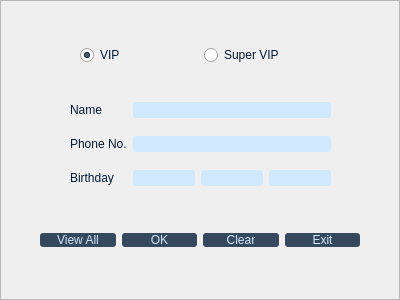
<?xml version="1.0" encoding="UTF-8"?>
<ui version="4.0">
 <class>NewMnmberDialog</class>
 <widget class="QDialog" name="NewMnmberDialog">
  <property name="geometry">
   <rect>
    <x>0</x>
    <y>0</y>
    <width>400</width>
    <height>300</height>
   </rect>
  </property>
  <property name="windowTitle">
   <string>New Member</string>
  </property>
  <property name="styleSheet">
   <string notr="true">QPushButton{
	font: 13pt &quot;Arial Rounded MT Bold&quot;;
background-color:rgba(1,25,53,200);
color:rgba(208,233,255);
border-color:rgba(1,25,53,90);
border-radius:3px;
}
QLabel
{
font: 11pt &quot;Arial Rounded MT Bold&quot;;
color:rgb(1, 25, 53);
}
QLineEdit
{
font: 11pt &quot;Arial Rounded MT Bold&quot;;
           border-radius:3px;
         background-color:rgba(208,233,255);
      color:rgba(1,25,53);
}
QRadioButton
{
font: 11pt &quot;Arial Rounded MT Bold&quot;;
color:rgb(1, 25, 53);
}
</string>
  </property>
  <widget class="QWidget" name="gridLayoutWidget">
   <property name="geometry">
    <rect>
     <x>70</x>
     <y>90</y>
     <width>261</width>
     <height>111</height>
    </rect>
   </property>
   <layout class="QGridLayout" name="gridLayout">
    <item row="1" column="1">
     <widget class="QLineEdit" name="phoneNoEdit"/>
    </item>
    <item row="1" column="0">
     <widget class="QLabel" name="label_2">
      <property name="text">
       <string>Phone No.</string>
      </property>
     </widget>
    </item>
    <item row="2" column="0">
     <widget class="QLabel" name="label_3">
      <property name="text">
       <string>Birthday</string>
      </property>
     </widget>
    </item>
    <item row="0" column="1">
     <widget class="QLineEdit" name="nameEdit"/>
    </item>
    <item row="0" column="0">
     <widget class="QLabel" name="label">
      <property name="text">
       <string>Name</string>
      </property>
     </widget>
    </item>
    <item row="2" column="1">
     <layout class="QHBoxLayout" name="horizontalLayout_2">
      <property name="spacing">
       <number>6</number>
      </property>
      <property name="leftMargin">
       <number>0</number>
      </property>
      <property name="topMargin">
       <number>0</number>
      </property>
      <item>
       <widget class="QLineEdit" name="yearEdit"/>
      </item>
      <item>
       <widget class="QLineEdit" name="monthEdit"/>
      </item>
      <item>
       <widget class="QLineEdit" name="dayEdit"/>
      </item>
     </layout>
    </item>
   </layout>
  </widget>
  <widget class="QWidget" name="horizontalLayoutWidget">
   <property name="geometry">
    <rect>
     <x>80</x>
     <y>40</y>
     <width>241</width>
     <height>31</height>
    </rect>
   </property>
   <layout class="QHBoxLayout" name="horizontalLayout">
    <item>
     <widget class="QRadioButton" name="vipButton">
      <property name="text">
       <string>VIP</string>
      </property>
      <property name="checked">
       <bool>true</bool>
      </property>
     </widget>
    </item>
    <item>
     <widget class="QRadioButton" name="svipButton">
      <property name="text">
       <string>Super VIP</string>
      </property>
     </widget>
    </item>
   </layout>
  </widget>
  <widget class="QWidget" name="horizontalLayoutWidget_3">
   <property name="geometry">
    <rect>
     <x>40</x>
     <y>200</y>
     <width>320</width>
     <height>81</height>
    </rect>
   </property>
   <layout class="QHBoxLayout" name="horizontalLayout_3">
    <item>
     <widget class="QPushButton" name="InfoButton_2">
      <property name="text">
       <string>View All</string>
      </property>
     </widget>
    </item>
    <item>
     <widget class="QPushButton" name="OKButton">
      <property name="text">
       <string>OK</string>
      </property>
     </widget>
    </item>
    <item>
     <widget class="QPushButton" name="clearButton">
      <property name="text">
       <string>Clear</string>
      </property>
     </widget>
    </item>
    <item>
     <widget class="QPushButton" name="exitButton">
      <property name="text">
       <string>Exit</string>
      </property>
     </widget>
    </item>
   </layout>
  </widget>
  <widget class="QFrame" name="frame">
   <property name="geometry">
    <rect>
     <x>0</x>
     <y>0</y>
     <width>400</width>
     <height>300</height>
    </rect>
   </property>
   <property name="frameShape">
    <enum>QFrame::StyledPanel</enum>
   </property>
   <property name="frameShadow">
    <enum>QFrame::Raised</enum>
   </property>
  </widget>
  <zorder>frame</zorder>
  <zorder>gridLayoutWidget</zorder>
  <zorder>horizontalLayoutWidget</zorder>
  <zorder>horizontalLayoutWidget_3</zorder>
 </widget>
 <resources/>
 <connections/>
</ui>
